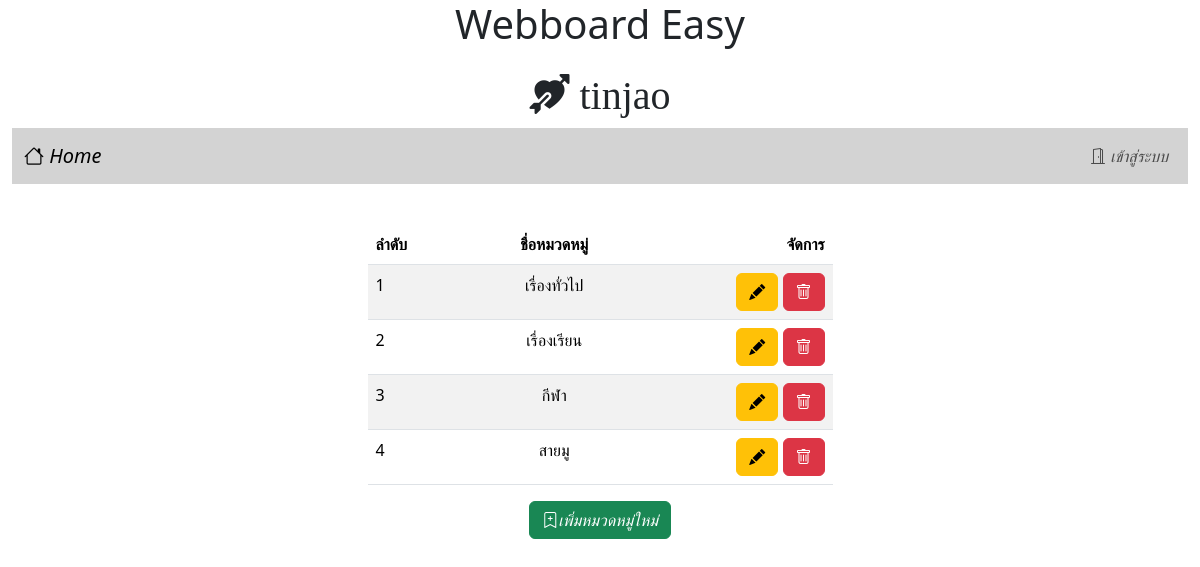
The app's page /category.php with its own data.
### tables this page shows
CREATE TABLE `category` (
  `id` int(11) NOT NULL,
  `name` varchar(32) NOT NULL
);

### category.php (the view, shortened to what this page needs)
<!DOCTYPE html>
<html lang="en">
<head>
    <link href="https://cdn.jsdelivr.net/npm/bootstrap@5.3.3/dist/css/bootstrap.min.css" rel="stylesheet">
    <link rel="stylesheet" href="https://cdn.jsdelivr.net/npm/bootstrap-icons@1.11.3/font/bootstrap-icons.min.css">
</head>
<body>
    <h1 style="text-align: center;">Webboard Easy</h1>
    <div class="container-fluid">
        <?php
                include "nav.php"
        ?>
        <div class="row">
            <div class="col-lg-3"></div>
        </div>
        <br>
        <div class="container-lg">
                <div class="col-sm-8 col-md-6 col-lg-5 mx-auto">
                    <table class="table table-striped">
                        <thead>
                            <tr>
                                <th scope="cols" class="text-start" style="width: 10%;">ลำดับ</th>
                                <th scope="cols" class="text-center" style="width: 60%;">ชื่อหมวดหมู่</th>
                                <th scope="cols" class="text-end" style="width: 30%;">จัดการ</th>
                            </tr>
                        </thead>
                        <tbody>
                        <?php
                            $conn=new PDO("mysql:host=localhost;dbname=webboard;charset=utf8","root", "");
                            $sql="SELECT id,name From category Order by id ASC";
                            $result=$conn->query($sql);
                            $i=1;
                            while($row = $result->fetch()){
                                echo "<tr>
                                    <td class='text-start'>$i</td>
                                    <td class='text-center'>$row[1]</td>
                                    <td class='text-end'>
                                        <a class='btn btn-warning' role='button' data-bs-toggle='modal' data-bs-target='#editModal' data-value-catID='$row[0]' data-value-name='$row[1]' onclick='setModalContent(this)'>
                                            <i class='bi bi-pencil-fill'></i>
                                        </a>
                                        <a onclick='deleteCategory(\"$row[1]\")' class='btn btn-danger' role='button'>
                                            <i class='bi bi-trash'></i>
                                        </a>
                                    </td>
                                </tr>";
                                $i++;
                            }
                        ?>
                        </tbody>
                    </table>
                    <center>
                        <a class="btn btn-success" role="button" data-bs-toggle="modal" data-bs-target="#addModal">
                            <i class="bi bi-bookmark-plus">เพิ่มหมวดหมู่ใหม่</i>
                        </a>
                    </center>
                </div>
        </div>
    </div>
</body>
</html>

### records on screen
category: name "เรื่องทั่วไป"
category: name "เรื่องเรียน"
category: name "กีฬา"
category: name "สายมู"
